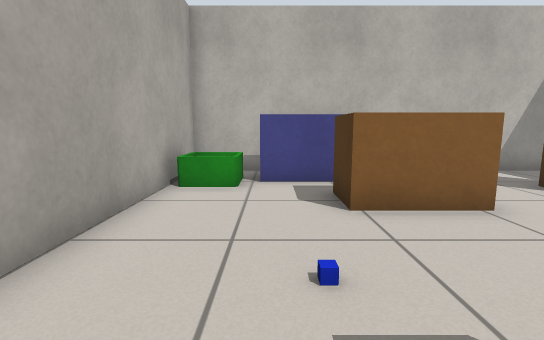
[1] (above)

16 first-person views from a walk through a Gazebo world. The camera is 0.68 m above the floor, tilts 8° down and sees 85° across. The floor is counted in squares, 0.5 m on a side. Each view is taken from the middle of a square. On the plan, view 1 faces up. The plan holds only what a view shows up to about 14 squares ahead; the rest is blank.

[2]
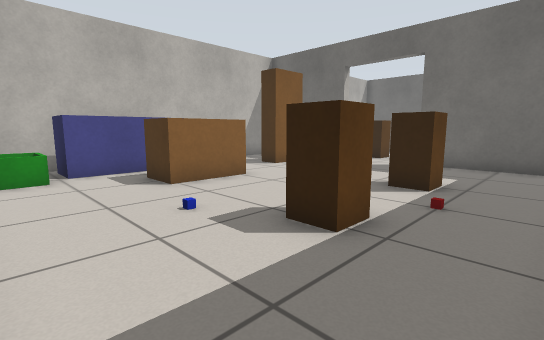

[3]
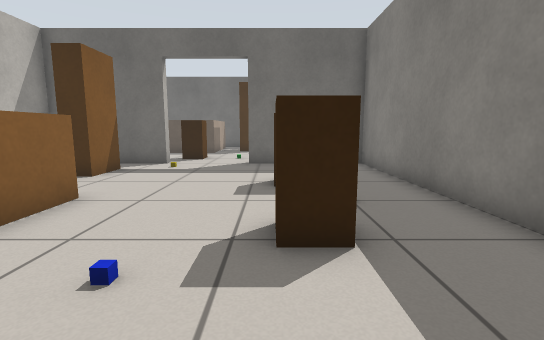

[4]
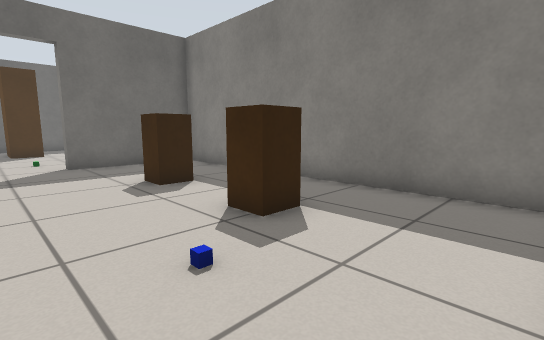

[5]
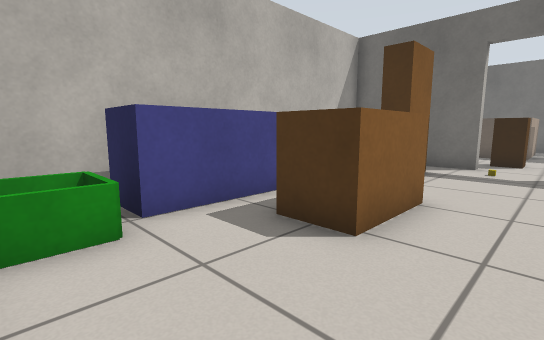

[6]
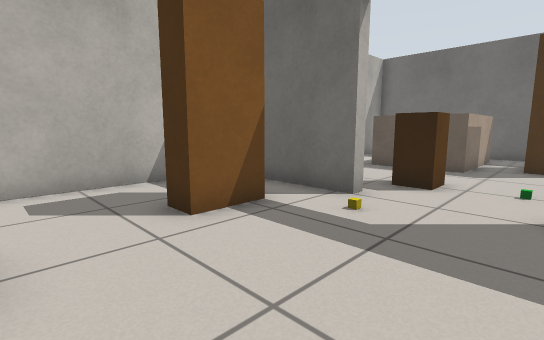

[7]
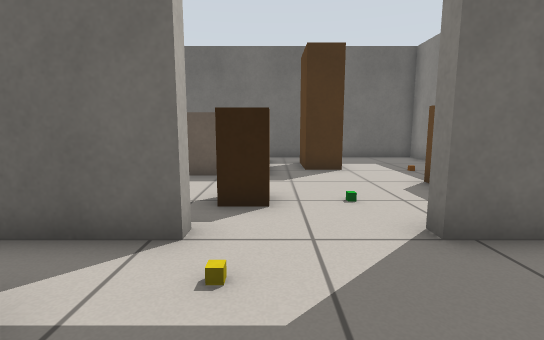

[8]
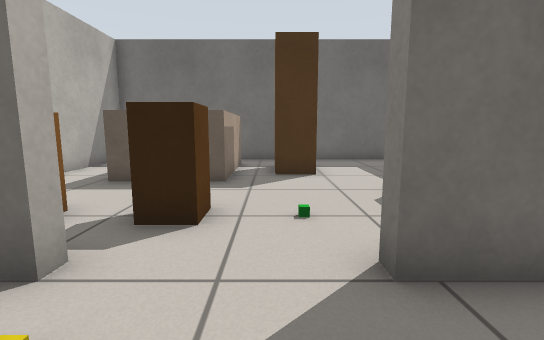

[9]
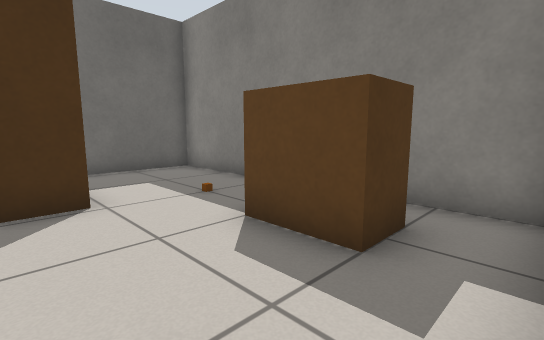

[10]
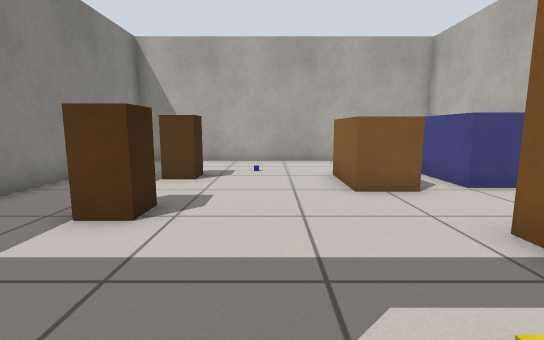

[11]
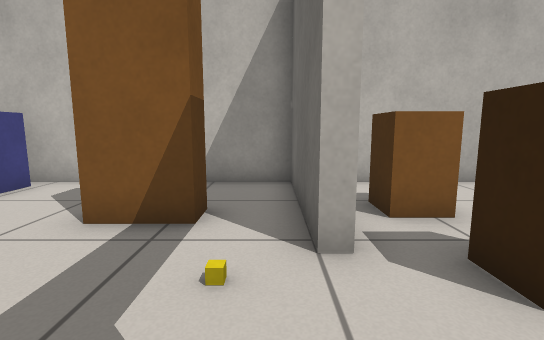

[12]
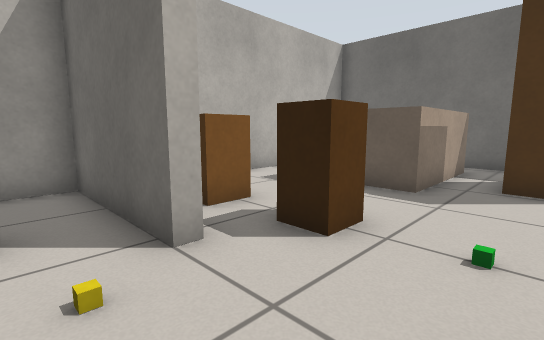

[13]
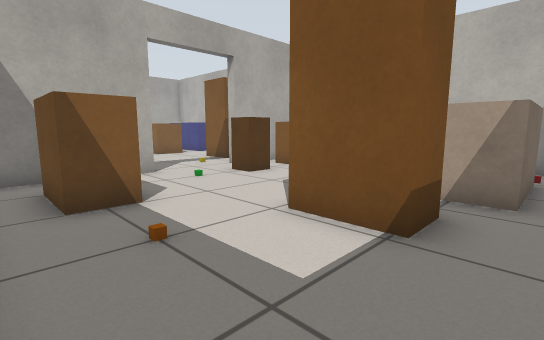

[14]
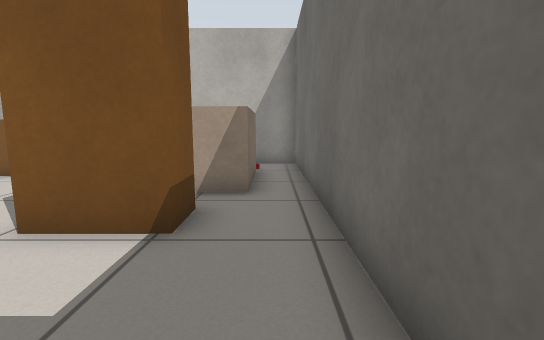

[15]
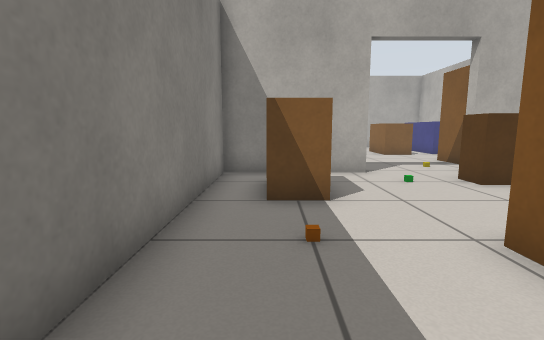

[16]
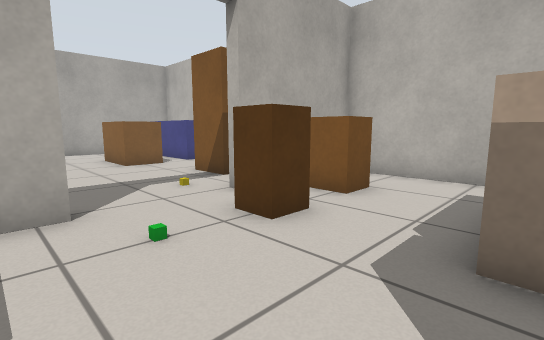

### Floor plan
Ten units are one square. View 1 is at (0, 0); x grows to the right and y downward. Boxes are objects, and circles mark ways between rooms. Rooms are numbered by the first view taken in them; rooms with no view inside come last. Other rooms are left out.
<svg viewBox="-30 -100 234 130">
<path fill="none" stroke="#000" d="M95 -51 95 -95 -25 -95 -25 25 95 25 95 -19M-8 -80 -8 -68 -22 -68M95 -19 99 -19 99 25 199 25 199 -95 99 -95 99 -51 95 -51"/>
<rect x="-5" y="-35" width="10" height="10" fill="#bbb"><title>blue box</title></rect>
<rect x="-5" y="-95" width="40" height="20" fill="#bbb"><title>blue box</title></rect>
<rect x="5" y="-15" width="20" height="20" fill="#bbb"><title>brown box</title></rect>
<rect x="15" y="-65" width="20" height="20" fill="#bbb"><title>brown box</title></rect>
<rect x="25" y="-5" width="10" height="10" fill="#bbb"><title>other object</title></rect>
<rect x="45" y="-15" width="10" height="20" fill="#bbb"><title>brown box</title></rect>
<rect x="65" y="-75" width="20" height="20" fill="#bbb"><title>brown box</title></rect>
<rect x="75" y="-55" width="10" height="10" fill="#bbb"><title>yellow box</title></rect>
<rect x="105" y="-35" width="10" height="10" fill="#bbb"><title>green box</title></rect>
<rect x="105" y="-55" width="20" height="20" fill="#bbb"><title>brown box</title></rect>
<rect x="105" y="-75" width="20" height="10" fill="#bbb"><title>brown box</title></rect>
<rect x="115" y="-5" width="20" height="20" fill="#bbb"><title>brown box</title></rect>
<rect x="145" y="-5" width="10" height="10" fill="#bbb"><title>orange box</title></rect>
<rect x="145" y="-75" width="40" height="40" fill="#bbb"><title>beige box</title></rect>
<rect x="155" y="-35" width="20" height="20" fill="#bbb"><title>wardrobe</title></rect>
<rect x="175" y="-85" width="10" height="10" fill="#bbb"><title>other object</title></rect>
<circle cx="100" cy="-30" r="3" fill="#2a7"/>
<text x="40" y="-30">1</text>
<text x="150" y="-30">2</text>
</svg>
Room 1 opens to room 2.

Where each view was taken, in squares from view 1:
view 1: 0 up, 0 right, facing up
view 2: 2 down, 2 left, facing up-right
view 3: 1 up, 2 left, facing right
view 4: 4 up, 2 left, facing down-right
view 5: 3 up, 2 left, facing up-right
view 6: 2 up, 4 right, facing up-right
view 7: 4 up, 6 right, facing right
view 8: 3 up, 7 right, facing right
view 9: 3 up, 10 right, facing down-right
view 10: 3 up, 10 right, facing left
view 11: 2 up, 9 right, facing up
view 12: 2 up, 8 right, facing up-right
view 13: 2 down, 19 right, facing up-left
view 14: 2 down, 19 right, facing up
view 15: 1 down, 19 right, facing left
view 16: 1 up, 15 right, facing up-left
